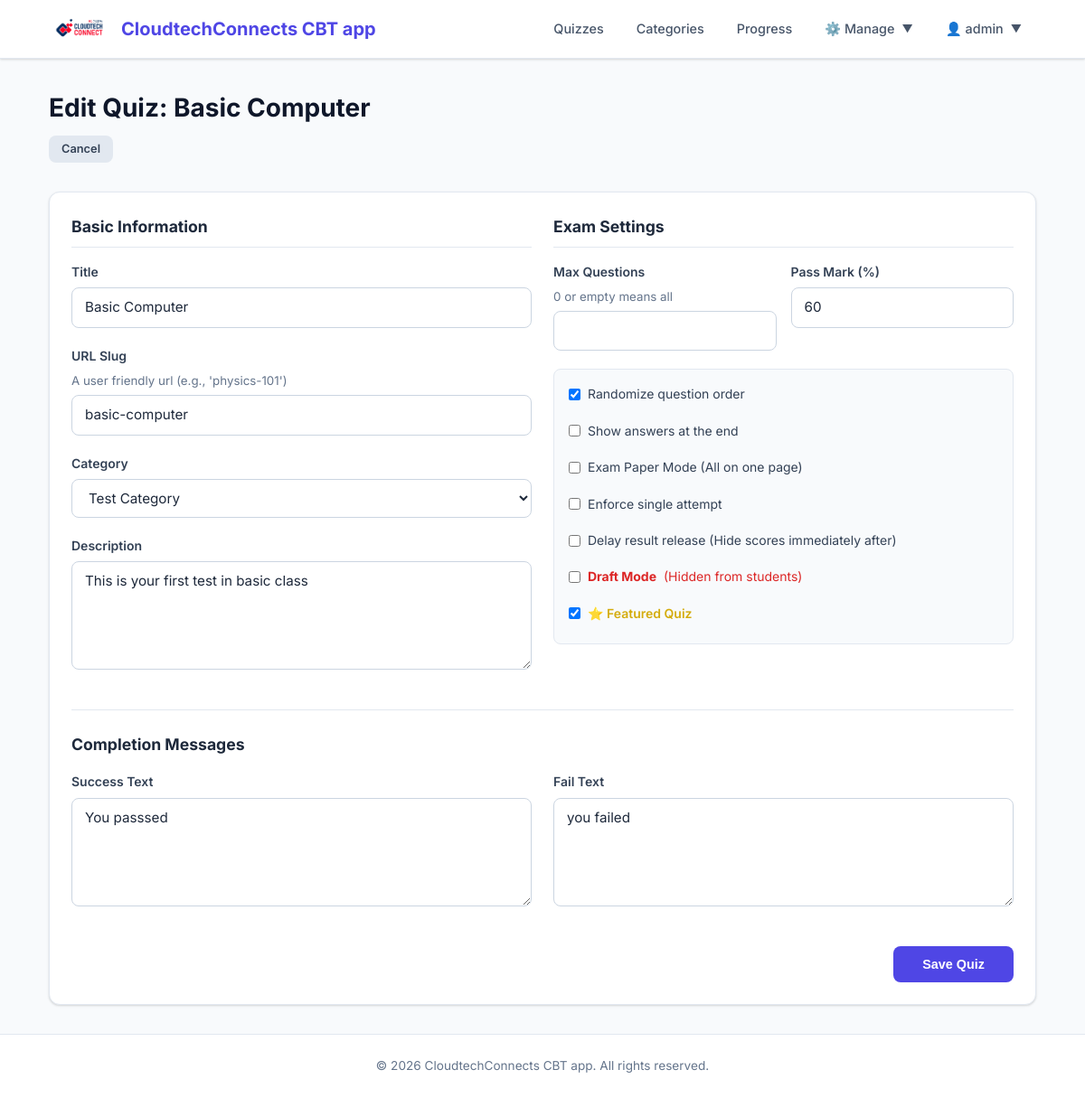
The page /manage/quiz/basic-computer/edit/ (signed in) on the database as committed earlier.
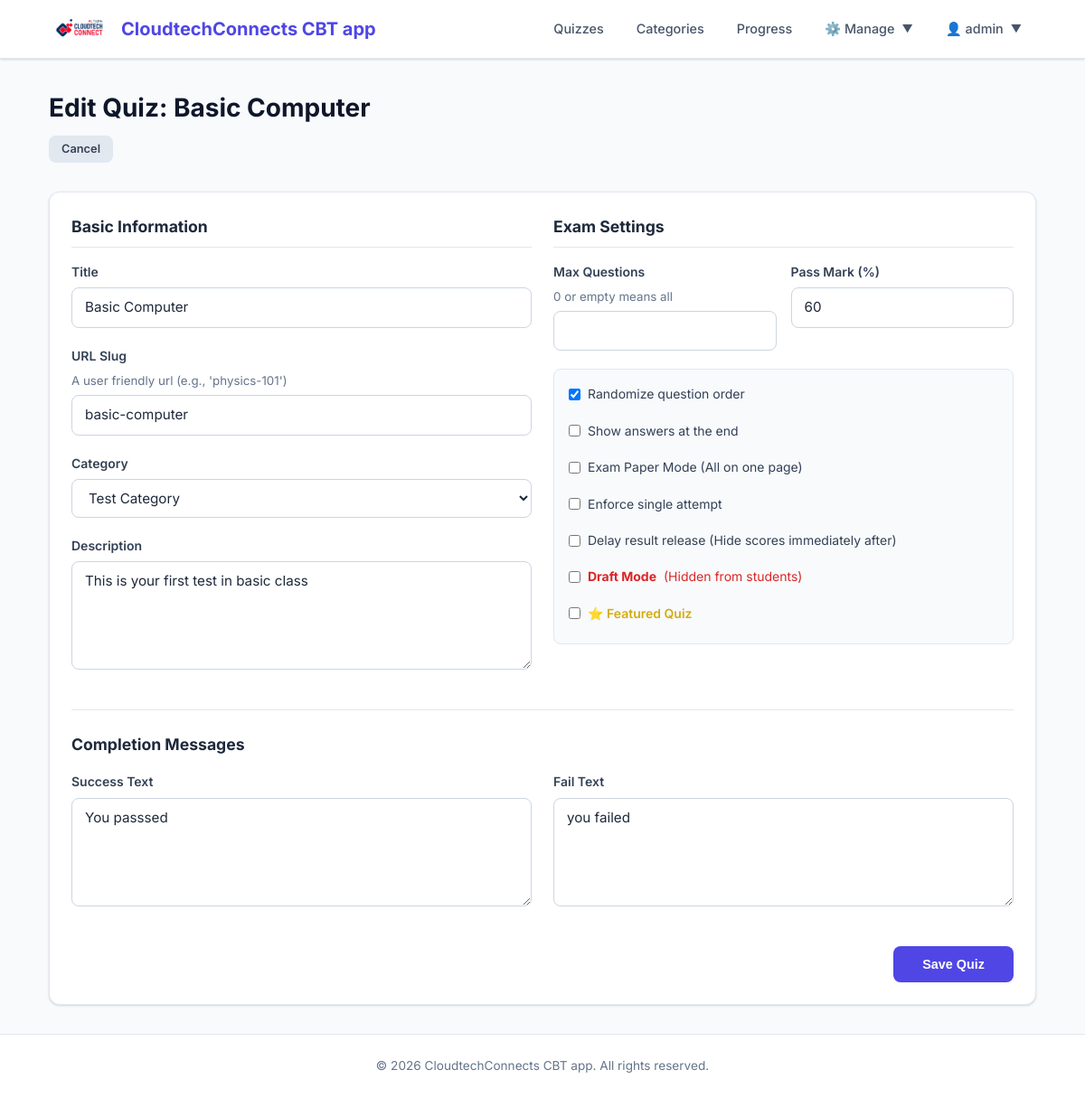
The same page on the database as committed later.
### apps/quiz/models.py (models this page shows, shortened)
class Quiz(models.Model):
    title = models.CharField(max_length=60, verbose_name='Title')
    description = models.TextField(
        blank=True,
        help_text='A description of the quiz.',
    )
    url = models.SlugField(
        max_length=60,
        unique=True,
        help_text='A user-friendly URL slug.',
        verbose_name='URL',
    )
    category = models.ForeignKey(
        Category,
        on_delete=models.SET_NULL,
        null=True,
        blank=True,
        related_name='quizzes',
    )
    image = models.ImageField(
        upload_to='quiz_images/',
        blank=True,
        null=True,
        help_text='An optional image for the quiz.',
    )
    random_order = models.BooleanField(
        default=False,
        verbose_name='Random Order',
        help_text='Display the questions in a random order each time?',
    )
    max_questions = models.PositiveIntegerField(
        blank=True,
        null=True,
        verbose_name='Max Questions',
        help_text='Number of questions to show (random subset). '
                  'Leave blank to show all.',
    )
    time_limit = models.PositiveIntegerField(
        blank=True,
        null=True,
        verbose_name='Time Limit (minutes)',
        help_text='Time limit for the quiz in minutes. Leave blank for no limit.',
    )
    answers_at_end = models.BooleanField(
        default=False,
        verbose_name='Answers at End',
        help_text='Show correct answers only after quiz completion?',
    )
    hide_results = models.BooleanField(
        default=False,
        verbose_name='Hide Results',
        help_text='If yes, the user will not see their score or marked answers upon completion. '
                  'Useful for standard exams where results are released later.',
    )
    exam_paper = models.BooleanField(
        default=False,
        verbose_name='Exam Paper',
        help_text='If yes, the result of each attempt is stored. '
                  'Necessary for marking.',
    )
    single_attempt = models.BooleanField(
        default=False,
        verbose_name='Single Attempt',
        help_text='If yes, only one attempt per user is allowed.',
    )
    pass_mark = models.SmallIntegerField(
        default=0,
        verbose_name='Pass Mark (%)',
        help_text='Percentage required to pass. 0 means no pass mark.',
        validators=[MinValueValidator(0), MaxValueValidator(100)],
    )
    success_text = models.TextField(
        blank=True,
        verbose_name='Success Text',
        help_text='Displayed if the user passes.',
    )
    fail_text = models.TextField(
        blank=True,
        verbose_name='Fail Text',
        help_text='Displayed if the user fails.',
    )
    draft = models.BooleanField(
        default=False,
        verbose_name='Draft',
        help_text='If yes, the quiz is not publicly visible.',
    )
    featured = models.BooleanField(
        default=False,
        verbose_name='Featured',
        help_text='If yes, this quiz will be the ONLY one visible to students.',
    )
    class Meta:
        verbose_name = 'Quiz'
        verbose_name_plural = 'Quizzes'
        ordering = ['title']
        permissions = (
            ('view_sittings', 'Can see completed exams.'),
        )

### apps/quiz/views.py (the view, shortened to what this page needs)
# urls.py: path('manage/quiz/<slug:slug>/edit/', views.QuizUpdateView.as_view(), name='quiz_update'),
class QuizUpdateView(LoginRequiredMixin, PermissionRequiredMixin, UpdateView):
    model = Quiz
    form_class = QuizForm
    template_name = 'quiz/admin/quiz_form.html'
    permission_required = 'quiz.change_quiz'
    slug_field = 'url'
    slug_url_kwarg = 'slug'
    def get_context_data(self, **kwargs):
        context = super().get_context_data(**kwargs)
        context['title'] = f'Edit Quiz: {self.object.title}'
        return context

### apps/quiz/forms.py
class QuizForm(forms.ModelForm):
    class Meta:
        model = Quiz
        fields = [
            'title', 'description', 'url', 'category', 'random_order',
            'max_questions', 'answers_at_end', 'exam_paper', 'single_attempt',
            'pass_mark', 'success_text', 'fail_text', 'draft', 'hide_results',
            'featured'
        ]
        widgets = {
            'description': forms.Textarea(attrs={'rows': 3}),
            'success_text': forms.Textarea(attrs={'rows': 2}),
            'fail_text': forms.Textarea(attrs={'rows': 2}),
        }
    def __init__(self, *args, **kwargs):
        super().__init__(*args, **kwargs)
        for field in self.fields.values():
            if not isinstance(field.widget, (forms.CheckboxInput, forms.RadioSelect)):
                field.widget.attrs['class'] = 'form-control'

### apps/quiz/context_processors.py (called while the page is built)
def quiz_context(request):
    featured_quiz = Quiz.objects.filter(featured=True, draft=False).first()
    return {
        'featured_quiz': featured_quiz,
        'is_student': not request.user.is_staff if request.user.is_authenticated else True
    }

### apps/quiz/models.py (called while the page is built)
    def __str__(self):
        return self.name

### templates/quiz/admin/quiz_form.html (shortened to what the changed rows need)
{% extends 'base.html' %}
{% block content %}
<div class="page-header mt-4">
    <h1>{{ title }}</h1>
</div>
<div class="card mt-4">
    <div class="card-body">
        <form method="post" enctype="multipart/form-data">
            <div style="display: grid; grid-template-columns: 1fr 1fr; gap: 1.5rem; margin-bottom: 1.5rem;">
                <div>
                    <div class="form-group">
                        <label for="{{ form.title.id_for_label }}">Title</label>
                        {{ form.title }}
                    </div>
                    <div class="form-group">
                        <label for="{{ form.url.id_for_label }}">URL Slug</label>
                        <small style="display: block; color: var(--gray-500); margin-bottom: 0.25rem;">A user friendly url (e.g., 'physics-101')</small>
                        {{ form.url }}
                    </div>
                    <div class="form-group">
                        <label for="{{ form.category.id_for_label }}">Category</label>
                        {{ form.category }}
                    </div>
                    <div class="form-group">
                        <label for="{{ form.description.id_for_label }}">Description</label>
                        {{ form.description }}
                    </div>
                </div>
                <div>
                    <div style="display: grid; grid-template-columns: 1fr 1fr; gap: 1rem;">
                        <div class="form-group">
                            <label for="{{ form.max_questions.id_for_label }}">Max Questions</label>
                            <small style="display: block; color: var(--gray-500); margin-bottom: 0.25rem;">0 or empty means all</small>
                            {{ form.max_questions }}
                        </div>
                        <div class="form-group">
                            <label for="{{ form.pass_mark.id_for_label }}">Pass Mark (%)</label>
                            {{ form.pass_mark }}
                        </div>
                    </div>
                    <div class="form-group" style="padding: 1rem; background: var(--gray-50); border-radius: var(--radius); border: 1px solid var(--gray-200);">
                        <div style="display: flex; flex-direction: column; gap: 0.75rem;">
                            <label style="display: flex; align-items: center; gap: 0.5rem; cursor: pointer; font-weight: normal;">
                                {{ form.random_order }} Randomize question order
                            </label>
                            <label style="display: flex; align-items: center; gap: 0.5rem; cursor: pointer; font-weight: normal;">
                                {{ form.answers_at_end }} Show answers at the end
                            </label>
                            <label style="display: flex; align-items: center; gap: 0.5rem; cursor: pointer; font-weight: normal;">
                                {{ form.exam_paper }} Exam Paper Mode (All on one page)
                            </label>
                            <label style="display: flex; align-items: center; gap: 0.5rem; cursor: pointer; font-weight: normal;">
                                {{ form.single_attempt }} Enforce single attempt
                            </label>
                            <label style="display: flex; align-items: center; gap: 0.5rem; cursor: pointer; font-weight: normal;">
                                {{ form.hide_results }} Delay result release (Hide scores immediately after)
                            </label>
                            <label style="display: flex; align-items: center; gap: 0.5rem; cursor: pointer; font-weight: normal; color: var(--danger);">
                                {{ form.draft }} <strong>Draft Mode</strong> (Hidden from students)
                            </label>
                            <label style="display: flex; align-items: center; gap: 0.5rem; cursor: pointer; font-weight: 600; color: #d4ac0d;">
                                {{ form.featured }} ⭐ Featured Quiz
                            </label>
                        </div>
                    </div>
                </div>
            </div>
            <div style="border-top: 1px solid var(--gray-200); margin-bottom: 1.5rem; padding-top: 1.5rem;">
                <div style="display: grid; grid-template-columns: 1fr 1fr; gap: 1.5rem;">
                    <div class="form-group">
                        <label for="{{ form.success_text.id_for_label }}">Success Text</label>
                        {{ form.success_text }}
                    </div>
                    <div class="form-group">
                        <label for="{{ form.fail_text.id_for_label }}">Fail Text</label>
                        {{ form.fail_text }}
                    </div>
                </div>
            </div>
        </form>
    </div>
</div>
{% endblock %}

Rows that differ between the two databases and show on the page:
changed Quiz "Basic Computer": featured "☑" → "☐"
